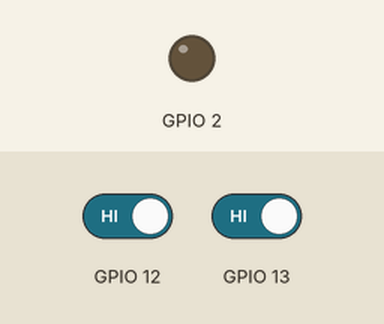
Recording of a sketch running on a simulated ESP8266 (NodeMCU). Shown: output pins drawn as LEDs (lit = HIGH). Dashed ring = blinking. Inputs (shaded band) come from the test bench; at power-on: GPIO 12 HIGH, GPIO 13 HIGH. WiFi joins after 1.5 s; servers stay silent unless stated; uploads are accepted with an empty reply; what the sketch prints to the serial monitor is not drawn.

Above: at 2.7 s.
2.8 s: GPIO 12 driven LOW
At 5.7 s:
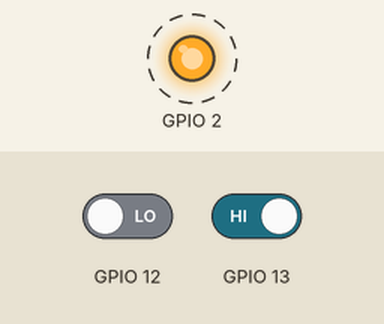
5.8 s: GPIO 12 driven HIGH
At 6.4 s:
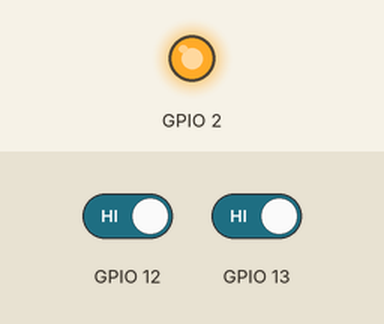
7.3 s: GPIO 13 driven LOW
At 8.3 s:
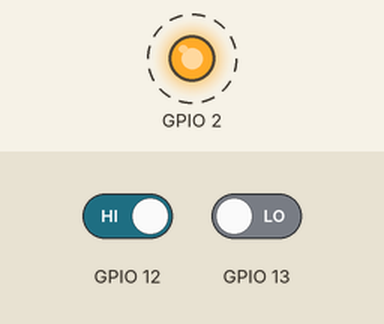
Timing chart, 0 to 16.3 s (numbered marks = the images above; inputs shaded):
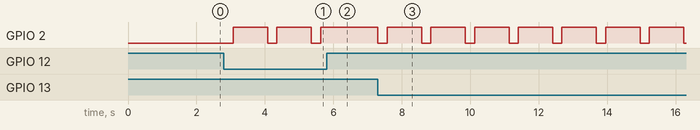

The sketch:

clientes.ino
```cpp
#include <ESP8266WiFi.h>
#include <WiFiClient.h>
const char* ssid = "WIFI_DO_SERVER";
const char* password = "SENHA_DO_WIFI";
const char* host = "192.168.4.1";                                       //Configs do PA/host


void setup()
{
  Serial.begin(115200);
  delay(10);
  pinMode(13,INPUT);
  pinMode(2, OUTPUT);
  WiFi.mode(WIFI_STA);
  WiFi.begin(ssid, password);

  while (WiFi.status() != WL_CONNECTED)
  {
     delay(500);
     Serial.print(".");
  }
    Serial.println("");
    Serial.println("WiFi connected");
    Serial.println("IP address: ");
    Serial.println(WiFi.localIP());
}

void loop()
{
    if(digitalRead(13)==0)
    {
      digitalWrite(2,LOW);
      Serial.print("Conectando a ");
      Serial.println(host);
      WiFiClient client;

      const int Port = 80;
      if (!client.connect("192.168.4.1", Port))
      {Serial.println("Falha na Conexão");return;}

      String pack = "/MESA=5";
      client.print(String("GET ") + pack +" HTTP/1.1\r\n" + "Host: " + host + "\r\n" + "Connection: close\r\n\r\n");    //Requisição
      delay(10);

      while(client.available())
      {
      String line = client.readStringUntil('\r');
      Serial.println(line);
      digitalWrite(2,HIGH);
      }
     }

    if(digitalRead(12)==0)     //REQUISIÇÃO PARA "PEDIR A CONTA"
    {
      digitalWrite(2,LOW);
      Serial.print("Conectando a ");
      Serial.println(host);
      WiFiClient client;

      const int Port = 80;
      if (!client.connect("192.168.4.1", Port))
      {Serial.println("Falha na Conexão");return;}

      String pack = "/MESA=5C";
      client.print(String("GET ") + pack +" HTTP/1.1\r\n" + "Host: " + host + "\r\n" + "Connection: close\r\n\r\n");    //Requisição
      delay(10);

      while(client.available())
      {
      String line = client.readStringUntil('\r');
      Serial.println(line);
      digitalWrite(2,HIGH);         //GPIO_2
      }
    }
}
```

Measured:
- after the input at 2.8 s, GPIO 2: alternates HIGH for 1.0 s and LOW for 0.27 s, starting after 0.27 s
- after the input at 5.8 s, GPIO 2: stays HIGH (without the input it goes to LOW after 0.83 s)
- after the input at 7.3 s, GPIO 2: alternates HIGH for 1.0 s and LOW for 0.27 s, starting at once
